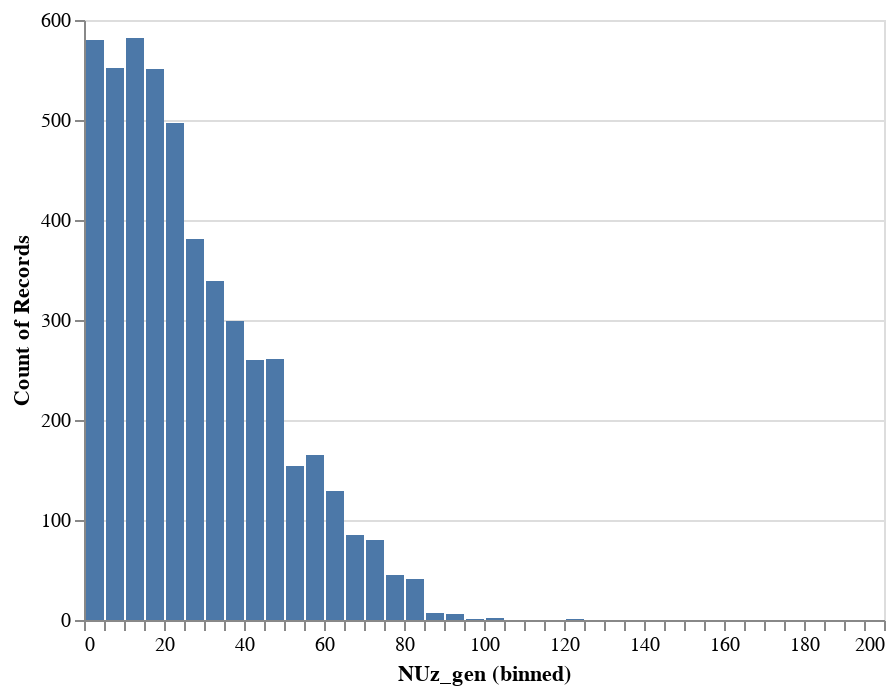

Notebook source saved alongside this figure:
### Markdown cell above
## Dataset
Simple W -> l nu data samples are used. Below, the generated W mass (Wm_gen), jigsaw reconstructed W mass (Wm_reco) and the difference of the two are shown.

### Code cell
alt.Chart(y_test).mark_bar().encode(alt.X(f"{definitions.TARGETS[dataset][target][0]}:Q", bin=alt.Bin(extent=[0, 200], step=5)), y="count()")

### Figure 1 — Vega-Lite specification as saved in the notebook (floating-point values rounded to 4 significant figures; data arrays with more than 128 entries replaced by an {"elided": "..."} marker saying what was removed)
{"config": {"view": {"continuousWidth": 400, "continuousHeight": 300}}, "data": {"name": "data-a29775880cb6b8df9acbf2b4bdfc3d19"}, "mark": "bar", "encoding": {"x": {"type": "quantitative", "bin": {"extent": [0, 200], "step": 5}, "field": "NUz_gen"}, "y": {"type": "quantitative", "aggregate": "count"}}, "$schema": "https://vega.github.io/schema/vega-lite/v4.0.2.json", "datasets": {"data-a29775880cb6b8df9acbf2b4bdfc3d19": {"elided": "10000 records"}}}
